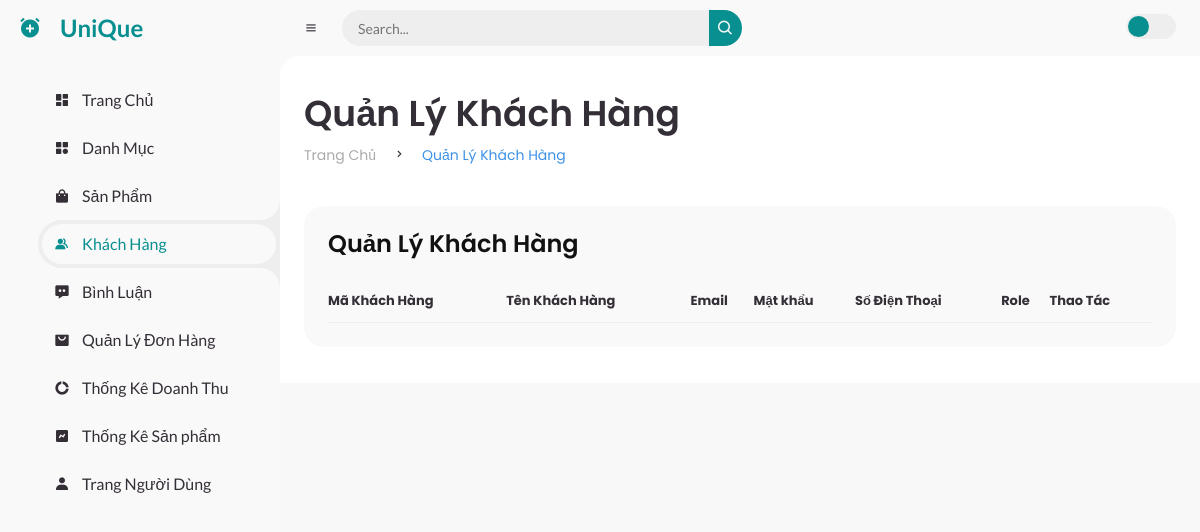
The app's page /admin/index.php?act=listkhachhang, older data.
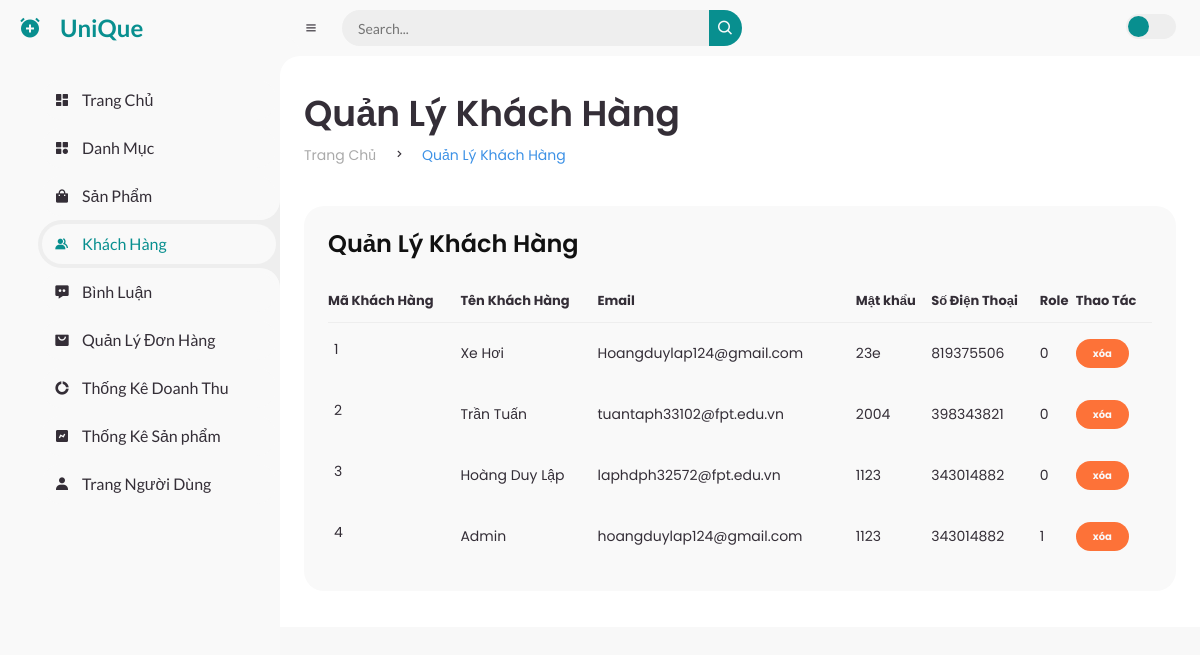
The same page, newer data.
### tables this page shows
CREATE TABLE `users` (
  `user_id` int(11) NOT NULL,
  `user_name` varchar(100) NOT NULL,
  `email` varchar(100) NOT NULL,
  `password` varchar(100) NOT NULL,
  `tel` int(11) NOT NULL,
  `address` varchar(255) NOT NULL,
  `role` int(11) NOT NULL
);

### Models/connect.php (called while the page is built, shortened)
<?php
function pdo_get_connection(){
    $servername = "localhost";
    $username = "root";
    $password = "";
    try {
    $conn = new PDO("mysql:host=$servername;dbname=duan1", $username, $password);
    $conn->setAttribute(PDO::ATTR_ERRMODE, PDO::ERRMODE_EXCEPTION);
    return $conn;
    } catch(PDOException $e) {
    echo "Kết nối thất bại: " . $e->getMessage();
    }
}
function pdo_query($sql, ...$sql_args) {
    try {
        $conn = Pdo_get_connection();
        $stmt = $conn->prepare($sql);
        $stmt->execute($sql_args);
        return $stmt->fetchAll();
    } catch (PDOException $e) {
        throw $e;
    } finally {
        unset($conn);
    }
}
?>

### Models/account.php (called while the page is built, shortened)
<?php
function listAccount()
{
    $sql = "SELECT * FROM users WHERE 1 ORDER BY user_id DESC";
    return pdo_query($sql);
}
?>

### admin/Khachhang/list.php (the view)
<main>
    <div class="head-title">
        <div class="left">
            <h1>Quản Lý Khách Hàng</h1>
            <ul class="breadcrumb">
                <li>
                    <a href="index.php?act=home">Trang Chủ</a>
                </li>
                <li><i class='bx bx-chevron-right'></i></li>
                <li>
                    <a class="active" href="#">Quản Lý Khách Hàng </a>
                </li>
            </ul>
        </div>
    </div>
    <div class="table-data">
        <div class="order">
            <div class="head">
                <h3>Quản Lý Khách Hàng</h3>
            </div>
            <table>
                <thead>
                    <tr>
                        <th>Mã Khách Hàng </th>
                        <th>Tên Khách Hàng</th>
                        <th>Email</th>
                        <th>Mật khẩu</th>
                        <th>Số Điện Thoại</th>
                        <th>Role</th>
                        <th>Thao Tác</th>
                    </tr>
                </thead>
                <tbody>
                    <?php
                    foreach ($listkhachhang as $key => $khachhang) {
                        ?>
                        <tr class="tr-shadow">
                            <td>
                                <?= $key + 1 ?>
                            </td>
                            <td>
                                <?= $khachhang['user_name'] ?>
                            </td>
                            <td>
                                <?= $khachhang['email'] ?>
                            </td>
                            <td>
                                <?= $khachhang['password'] ?>
                            </td>
                            <td>
                                <?= $khachhang['tel'] ?>
                            </td>
                            <td>
                                <?= $khachhang['role'] ?>
                            </td>
                            <td>
                                <a onclick="return confirm('Bạn có chắc chắn muốn xóa khách hàng này không?')"
                                    href="index.php?act=deletekh&id_khachhang=<?= $khachhang['user_id'] ?>"><button
                                        class="btn status pending">xóa</button></a>
                            </td>
                        </tr>
                        <?php
                    }
                    ?>
                </tbody>
            </table>
        </div>
    </div>
</main>

Row changes from the older to the newer data that the page shows:
added users: user_name "Xe Hơi", email "Hoangduylap124@gmail.com", password "23e", tel "819375506", role "0"
added users: user_name "Trần Tuấn", email "tuantaph33102@fpt.edu.vn", password "2004", tel "398343821", role "0"
added users: user_name "Hoàng Duy Lập", email "laphdph32572@fpt.edu.vn", password "1123", tel "343014882", role "0"
added users: user_name "Admin", email "hoangduylap124@gmail.com", password "1123", tel "343014882", role "1"
